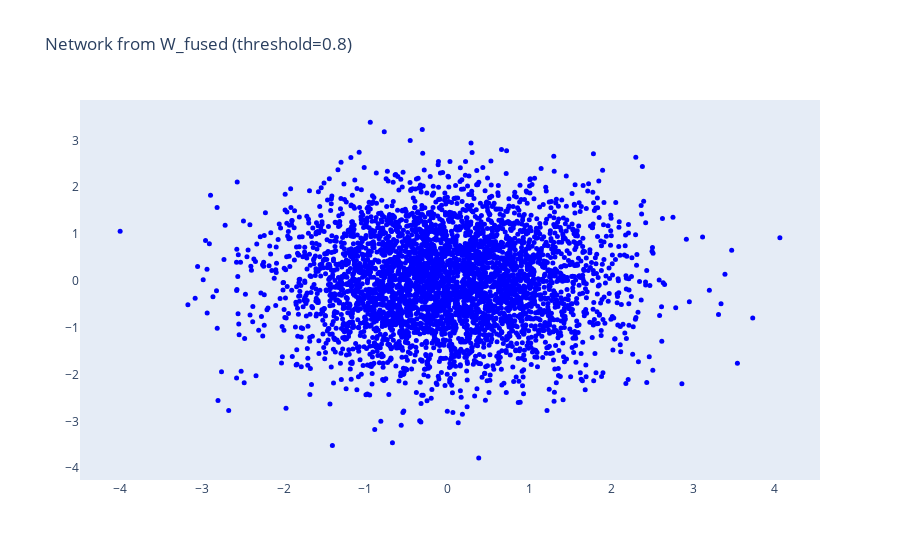

This figure's notebook cell:
### Code cell
import plotly.graph_objects as go
import numpy as np

def plot_network_plotly(W_fused, threshold=0.8):
    # soglia
    W = W_fused.copy()
    W[W < threshold] = 0
    
    n = W.shape[0]

    # nodi
    node_x = np.random.randn(n)
    node_y = np.random.randn(n)

    edge_x = []
    edge_y = []

    # edges
    for i in range(n):
        for j in range(i+1, n):
            if W[i,j] > 0:
                edge_x += [node_x[i], node_x[j], None]
                edge_y += [node_y[i], node_y[j], None]

    edge_trace = go.Scatter(
        x=edge_x, y=edge_y,
        mode='lines',
        line=dict(width=0.5, color='gray'),
        hoverinfo='none'
    )

    node_trace = go.Scatter(
        x=node_x, y=node_y,
        mode='markers',
        marker=dict(size=5, color='blue'),
        hoverinfo='text'
    )

    fig = go.Figure(data=[edge_trace, node_trace],
                    layout=go.Layout(
                        title=f"Network from W_fused (threshold={threshold})",
                        showlegend=False,
                        hovermode='closest',
                        xaxis=dict(showgrid=False, zeroline=False),
                        yaxis=dict(showgrid=False, zeroline=False)
                    ))

    fig.show()

plot_network_plotly(W_fused, threshold=0.8)

### Figure 1 — Plotly figure (JSON) as saved in the notebook; plotly's stock layout.template omitted (floating-point values rounded to 4 significant figures; data arrays with more than 128 entries replaced by an {"elided": "..."} marker saying what was removed)
{"data": [{"hoverinfo": "none", "line": {"color": "gray", "width": 0.5}, "mode": "lines", "type": "scatter", "x": [], "y": []}, {"hoverinfo": "text", "marker": {"color": "blue", "size": 5}, "mode": "markers", "type": "scatter", "x": {"elided": "4166 float values"}, "y": {"elided": "4166 float values"}}], "layout": {"hovermode": "closest", "showlegend": false, "title": {"text": "Network from W_fused (threshold=0.8)"}, "xaxis": {"showgrid": false, "zeroline": false}, "yaxis": {"showgrid": false, "zeroline": false}}}
